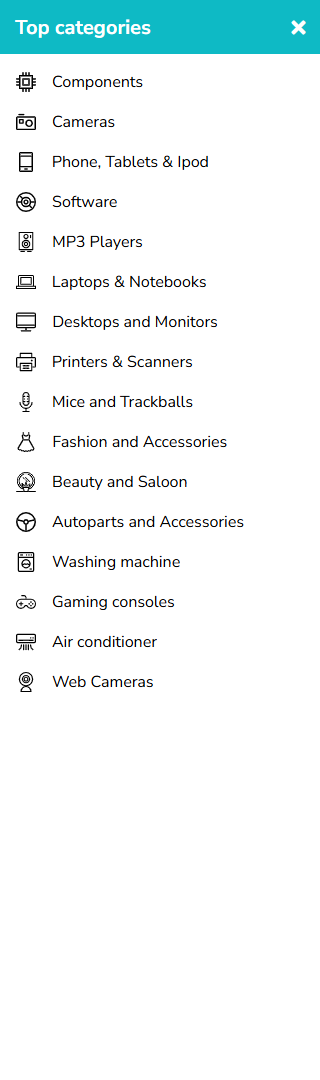
#> input picture top_categories_expected.png, 320 x 1080 px, found by its file name
$ python compare_images.py
#> lines starting #> are read from the running program, lines starting #| are printed output that depends on the picture; after the words box and inside, x2 and y2 are one past the last pixel; in counts of white or black regions, pixels touching at a corner belong together
import cv2
from skimage.metrics import structural_similarity as ssim
import numpy as np
import pytesseract
from datetime import datetime
import os
import difflib
from pathlib import Path

# Set the path to the Tesseract executable
pytesseract.pytesseract.tesseract_cmd = r"C:\Program Files\Tesseract-OCR\tesseract.exe"

def compare_images(baseline_path, current_path,
                   diff_output="diff.png",
                   highlighted_output="highlighted_diff.png",
                   log_file="debug_log.txt",output_dir: str = None):

    # Ensure we have an output directory
#> called with baseline_path = 'custom_libs/top_categories_expected.png', current_path = 'custom_libs/top_categories_actual.png', diff_output = 'diff.png', highlighted_output = 'highlighted_diff.png', log_file = 'debug_log.txt'
    if not output_dir:
        output_dir = os.path.join(str(Path(__file__).resolve().parents[1]), 'output')

    os.makedirs(output_dir, exist_ok=True)

    # Load images
    baseline = cv2.imread(baseline_path)
#> baseline is the input picture: shape (1080, 320, 3); mean B, G, R 246.7, 246.1, 238
    current = cv2.imread(current_path)
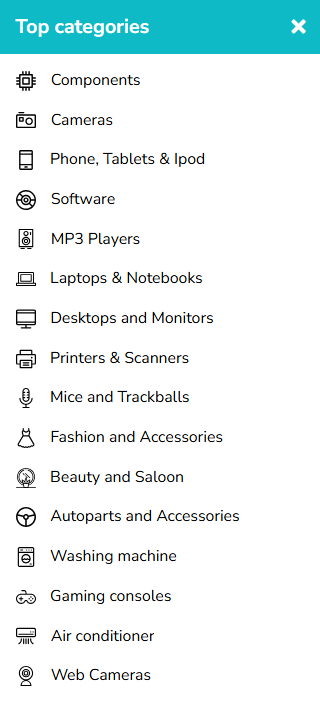
#> input picture top_categories_actual.png, 320 x 720 px, found by its file name
#> current is the input picture: shape (720, 320, 3); mean B, G, R 242.7, 241.9, 229.7

    # Ensure both images have the same dimensions
    if baseline.shape != current.shape:
        print(f"Resizing current image from {current.shape} to {baseline.shape}")
#| Resizing current image from (720, 320, 3) to (1080, 320, 3)
        current = cv2.resize(current, (baseline.shape[1], baseline.shape[0]))
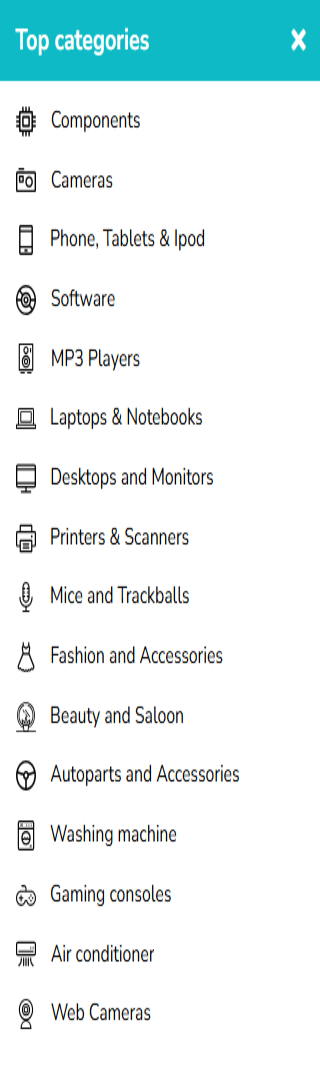
#> current: shape (1080, 320, 3); mean B, G, R 242.7, 241.9, 229.7

    # Convert to grayscale
    gray_base = cv2.cvtColor(baseline, cv2.COLOR_BGR2GRAY)
    gray_curr = cv2.cvtColor(current, cv2.COLOR_BGR2GRAY)
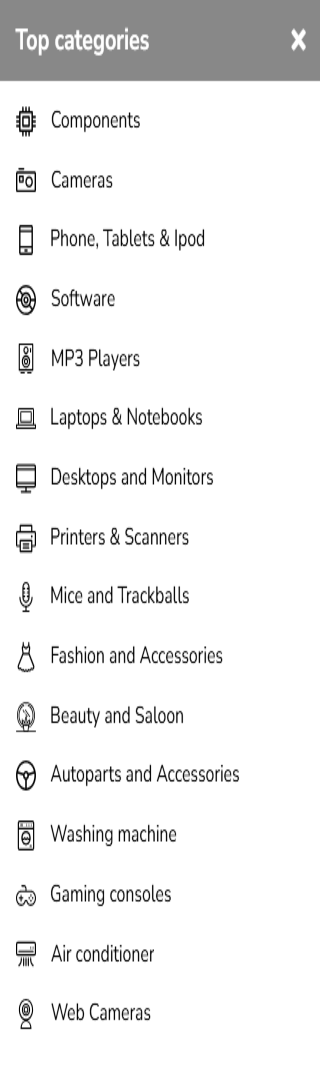
#> gray_curr: shape (1080, 320); min 0, max 255, mean 238.3

    # --- Step 1: SSIM Comparison ---
    score, diff = ssim(gray_base, gray_curr, full=True)
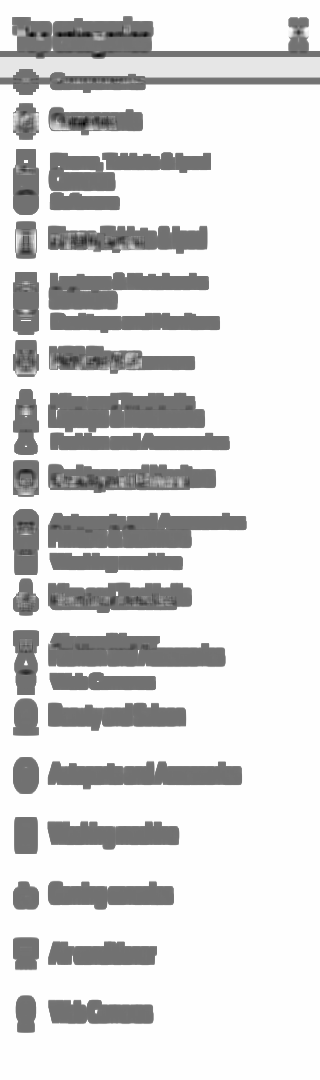
#> diff: shape (1080, 320) float64; min -0.789, max 1, mean 0.736; drawn with min black and max white
#> score = 0.73
    print(f"SSIM Score: {score:.4f}")
#| SSIM Score: 0.7300

    # Save raw diff heatmap
    diff = (diff * 255).astype("uint8")
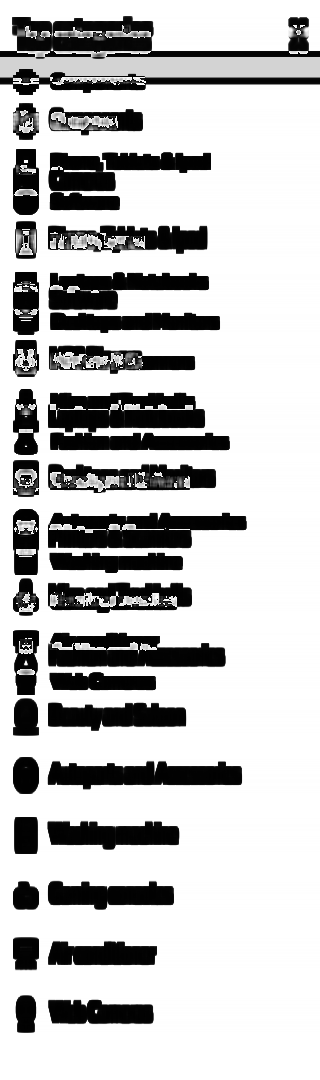
#> diff: shape (1080, 320); min 0, max 255, mean 193.8
    cv2.imwrite(os.path.join(output_dir, diff_output), diff)

    # Prepare log entries
    log_entries = []
    log_entries.append(f"Timestamp: {datetime.now()}")
    log_entries.append(f"SSIM Score: {score:.4f}")

    # Initialize results dictionary
    results = {
        "timestamp": str(datetime.now()),
        "ssim_score": float(f'{score:.4f}'),
        "diff_image": diff_output,
        "highlighted_image": None,
        "ocr_differences": {"removed": [], "added": []},  # <-- clean diff format
        "ocr_result": None,
        "final_decision": None
    }

    # --- Step 2: Highlight Differences ---
    if score < 1.0:
        print("⚠️ Differences detected. Highlighting regions...")
        log_entries.append("Differences detected. Highlighting regions...")

        # Threshold the diff image to find contours
        thresh = cv2.threshold(diff, 0, 255, cv2.THRESH_BINARY_INV | cv2.THRESH_OTSU)[1]
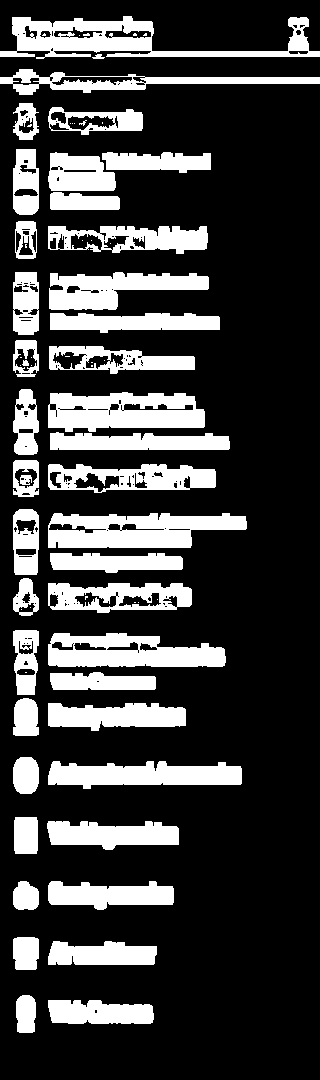
#> thresh: shape (1080, 320); 23.9% white; 73 white regions (30 under 20 px)
        contours, _ = cv2.findContours(thresh, cv2.RETR_EXTERNAL, cv2.CHAIN_APPROX_SIMPLE)
#> contours = 41 contours; largest, box (x1, y1, x2, y2) and area: (0, 16, 320, 59) 5859, (48, 513, 247, 548) 5208, (48, 392, 205, 432) 4964, (48, 633, 226, 667) 4598, (48, 761, 242, 789) 3652

        # Draw bounding boxes on the current image
        highlighted = current.copy()
        for c in contours:
            if cv2.contourArea(c) > 50:  # ignore tiny noise
                (x, y, w, h) = cv2.boundingRect(c)
                cv2.rectangle(highlighted, (x, y), (x+w, y+h), (0, 0, 255), 2)
#> this loop made 41 passes
#> (x, y, w, h) on passes 1 to 12: (48, 1000, 106, 24), (16, 995, 20, 38), (48, 941, 109, 24), (13, 937, 26, 33), (48, 881, 126, 29), (13, 881, 26, 29), (47, 821, 132, 29), (14, 817, 24, 37), (48, 761, 194, 28), (13, 757, 26, 37), (48, 703, 138, 28), (13, 698, 26, 38)
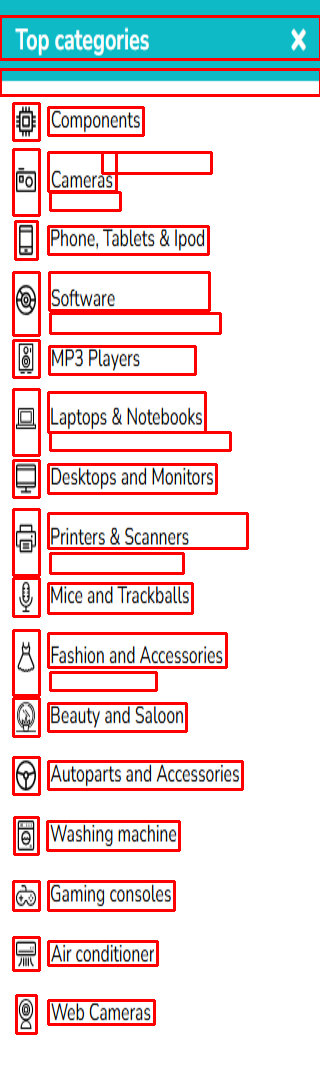
#> highlighted: shape (1080, 320, 3); 9.23% of pixels changed, all inside (x1, y1, x2, y2) = (0, 15, 320, 1035)

        cv2.imwrite(os.path.join(output_dir, highlighted_output), highlighted)
        log_entries.append(f"Highlighted differences saved to {highlighted_output}")
        results["highlighted_image"] = highlighted_output

        # --- Step 3: OCR Text Extraction ---
        text_base = extract_clean_text(baseline)
        text_curr = extract_clean_text(current)

        # Compute differences using difflib
        diff = difflib.ndiff(text_base, text_curr)
        removed, added = [], []
        for line in diff:
            if line.startswith("- "):
                removed.append(line[2:])
            elif line.startswith("+ "):
                added.append(line[2:])

        results["ocr_differences"]["removed"] = removed
        results["ocr_differences"]["added"] = added

        if removed or added:
            result_msg = f"""❌ OCR: Text difference detected!
After: {removed}
Before: {added}"""
            results["ocr_result"] = False
        else:
            result_msg = "✅ OCR: No text differences detected."
            results["ocr_result"] = True

        print(result_msg)
        log_entries.append(result_msg)

        # Final decision based on SSIM + OCR
        results["final_decision"] = results["ocr_result"]
    else:
        result_msg = "✅ UI looks identical (SSIM=1.0)."
        print(result_msg)
        log_entries.append(result_msg)
        results["final_decision"] = True

    # --- Step 4: Write logs to file (overwrite each run) ---
    with open(os.path.join(output_dir,log_file), "w", encoding="utf-8") as f:
        f.write("=== Debug Run ===\n")
        for entry in log_entries:
            f.write(entry + "\n")
        f.write("\n")

    # Return dictionary for decision-making
    return results

def extract_clean_text(img):
    text = pytesseract.image_to_string(img)
    # Remove unreadable symbols
    import re
    lines = [re.sub(r'[^A-Za-z0-9\s]', '', line).strip()
             for line in text.splitlines() if line.strip()]
    return lines

def find_project_root(start_path=None, markers=None):
    if start_path is None:
        try:
            start_path = os.path.abspath(os.path.dirname(__file__))
        except NameError:
            start_path = os.path.abspath(os.getcwd())
    if markers is None:
        markers = [
            ".git",
            "pyproject.toml",
            "setup.cfg",
            "requirements.txt",
            "Pipfile",
            ".hg",
            ".svn",
        ]
    cur = start_path
    while True:
        for m in markers:
            if os.path.exists(os.path.join(cur, m)):
                return cur
        parent = os.path.dirname(cur)
        if parent == cur:
            return start_path
        cur = parent


current_directory = find_project_root()
baseline_image_path = os.path.join(current_directory, "top_categories_expected.png")
current_image_path = os.path.join(current_directory, "top_categories_actual.png")

# Example usage
print(compare_images(baseline_image_path, current_image_path))
#> (the call stopped at in extract_clean_text, `text = pytesseract.image_to_string(img)`: pytesseract is not available in this run)
